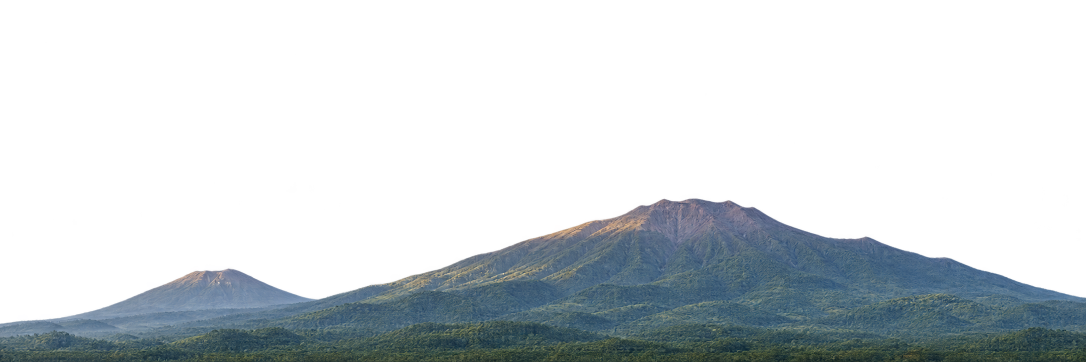
#> input picture brand/hero/landscape-v2/mountains.png, 2172 x 724 px (shown at 1/2 size); its folder holds 5 pictures in this run
$ python compose_landing_art.py ../hero/landscape-v2/house.png
#> lines starting #> are read from the running program, lines starting #| are printed output that depends on the picture
#> in footer_day, `canvas = Image.new('RGBA', (FW, FH), (0, 0, 0, 0))`: canvas: PIL image 3200x1067 RGBA; every value is 0
"""Builds the landing art that is composed rather than generated.

Sources: the hero's photographic plates in brand/hero/landscape-v2/ (sky, mountains, palms, house, terraces, each
with its own alpha) and the generated paddy scene in brand/landing/paddy-scene.png. Writes WebP files to
app/public/landing/:

  footer-terraces.webp (2400 x 800) and -1600, footer-terraces-night.webp and -1600
      The terraces with the sky cut out, so the hills rise from the page. Night: the same picture under moonlight,
      the hut's window lit, fireflies over the paddies.
  steps-frame.webp (1920 x 1080)
      Golden hour over the terraces, soft in the middle where the glass card sits.
  paddy-card.webp (1200 x 800)
      Open water from the paddy scene, no bloom, behind the glass cards on phones.
  mist-a.webp, mist-b.webp (2048 x 1024)
      Soft white cloud banks with alpha that rise over the paddy scene into the night.
  bloom-equal.webp, bloom-custom.webp, bloom-faraid.webp, cta-bloom.webp
      The generated bloom renders (brand/landing/*.png), trimmed to what is visible so the page can size them.

Run from the repository root:  python brand/landing/compose_landing_art.py [--preview DIR]
"""
from __future__ import annotations

import sys
from pathlib import Path

import numpy as np
from PIL import Image, ImageDraw, ImageFilter

ROOT = Path(__file__).resolve().parents[2]
PLATES = ROOT / 'brand' / 'hero' / 'landscape-v2'
OUT = ROOT / 'app' / 'public' / 'landing'


def plate(name: str) -> Image.Image:
#> called with name = 'mountains'
    return Image.open(PLATES / f'{name}.png').convert('RGBA')
#> returned value is the input picture: PIL image 2172x724 RGBA; mean R, G, B, A 22.3, 28.3, 31.7, 69.9


def scaled(im: Image.Image, s: float) -> Image.Image:
#> called with s = 1.47
    return im.resize((round(im.width * s), round(im.height * s)), Image.LANCZOS)
#> returned value: PIL image 3200x1067 RGBA


def tone(im: Image.Image, mul: tuple[float, float, float], add: tuple[float, float, float] = (0, 0, 0)) -> Image.Image:
#> called with mul = (0.98, 1, 1.03), add = (0, 0, 0)
    a = np.asarray(im).astype(np.float32)
    a[..., :3] = np.clip(a[..., :3] * np.array(mul) + np.array(add), 0, 255)
    return Image.fromarray(a.astype(np.uint8), im.mode)


# [4 lines left out: function save_webp, not called in this run]


def smoothstep(e0, e1, x):
    t = np.clip((x - e0) / (e1 - e0), 0, 1)
    return t * t * (3 - 2 * t)


# [11 lines left out: function fractal, not called in this run]


# ---------------------------------------------------------------- footer

FW, FH = 3200, 1067


def footer_day() -> tuple[Image.Image, dict]:
    canvas = Image.new('RGBA', (FW, FH), (0, 0, 0, 0))
    s = FW / 2172

    # The far mountains, lifted so the peak stands about a fifth of the way down.
    mountains = scaled(plate('mountains'), s)
    mountains = tone(mountains, (0.98, 1.0, 1.03))
    canvas.alpha_composite(mountains, (0, -400))
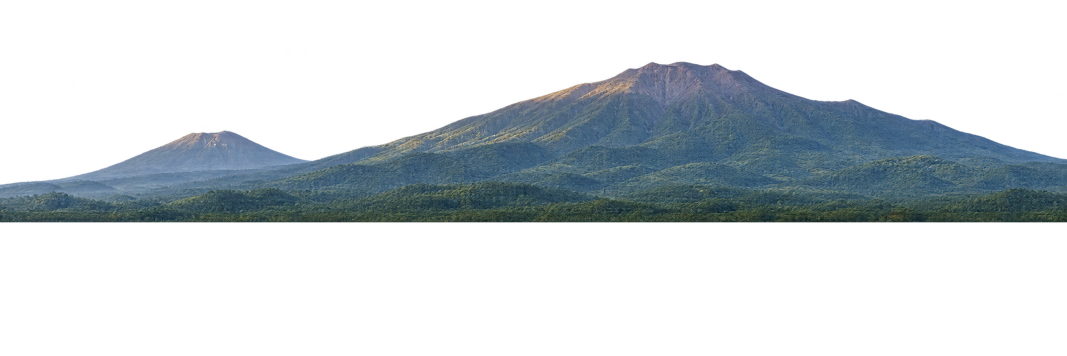
#> canvas: PIL image 3200x1067 RGBA (shown at 1/3 size); mean R, G, B, A 21.5, 28.2, 32.4, 69.9; transparent parts drawn white

    # The far terraces: the land begins a little above the middle.
    far = scaled(plate('terraces'), s)
    canvas.alpha_composite(far, (0, -290))

    # The hut, on the far terraces between the footer brand (left) and its links (right).
    house = plate('house')
    hs = 230 / house.height
    house = scaled(house, hs)
    hx, hy = round(FW * 0.355 - house.width / 2), 340
    canvas.alpha_composite(house, (hx, hy))

    # Coconut palms at both edges, the right group mirrored.
    palms = plate('palms').crop((0, 0, 1536, 1024))
    ps = 0.62
    palms = scaled(palms, ps)
    canvas.alpha_composite(palms, (-150, 690 - palms.height))
    canvas.alpha_composite(palms.transpose(Image.FLIP_LEFT_RIGHT), (FW - palms.width + 220, 720 - palms.height))

    # The near terraces, larger, mirrored and a little darker, covering the palms' feet and the lower half.
    near = plate('terraces').transpose(Image.FLIP_LEFT_RIGHT)
    near = scaled(near, 2.0)
    near = tone(near, (0.8, 0.84, 0.8))
    nx = (FW - near.width) // 2
    canvas.alpha_composite(near, (nx, FH - near.height + 30))

    # A small bloom and its pad sit on the water in front of the hut.
    bloom = Image.open(ROOT / 'brand' / 'landing' / 'cta-bloom.png').convert('RGBA')
    bloom = scaled(bloom, (FH * 0.15) / bloom.height)
    bx, by = round(FW * 0.39), round(FH * 0.57)
    shadow = Image.new('RGBA', (bloom.width, 30))
    ImageDraw.Draw(shadow).ellipse((15, 6, bloom.width - 15, 24), fill=(8, 20, 16, 95))
    shadow = shadow.filter(ImageFilter.GaussianBlur(9))
    canvas.alpha_composite(shadow, (bx, by + bloom.height - 18))
    reflection = bloom.transpose(Image.FLIP_TOP_BOTTOM).resize((bloom.width, 45), Image.LANCZOS)
    reflection.putalpha(reflection.getchannel('A').point(lambda a: round(a * 0.14)))
    canvas.alpha_composite(reflection.filter(ImageFilter.GaussianBlur(3)), (bx, by + bloom.height - 4))
    canvas.alpha_composite(bloom, (bx, by))

    # A little sharpening after the upscale.
    rgb = canvas.convert('RGB').filter(ImageFilter.UnsharpMask(radius=2, percent=60, threshold=2))
    out = rgb.convert('RGBA')
    out.putalpha(canvas.getchannel('A'))
    window = (hx + round(962 * hs), hy + round(506 * hs), hx + round(1131 * hs), hy + round(704 * hs))
    return out, {'window': window, 'seed': (bx + bloom.width * 0.49, by + bloom.height * 0.37)}


# [138 lines left out: functions footer_night, steps_frame, paddy_card, mist, trimmed, not called in this run]


def main() -> None:
    preview = None
    if '--preview' in sys.argv:
        preview = Path(sys.argv[sys.argv.index('--preview') + 1])
        preview.mkdir(parents=True, exist_ok=True)
    OUT.mkdir(parents=True, exist_ok=True)

    day, info = footer_day()
    night = footer_night(day, info)
    for im, name in ((day, 'footer-terraces'), (night, 'footer-terraces-night')):
        save_webp(im.resize((2400, 800), Image.LANCZOS), f'{name}.webp', 74)
        save_webp(im.resize((1600, round(im.height * 1600 / im.width)), Image.LANCZOS), f'{name}-1600.webp', 80)
        if preview:
            im.save(preview / f'{name}.png')

    sf = steps_frame()
    save_webp(sf, 'steps-frame.webp', 80)
    pc = paddy_card()
    save_webp(pc, 'paddy-card.webp', 80)
    for seed, name in ((3, 'mist-a'), (11, 'mist-b')):
        m = mist(seed)
        save_webp(m, f'{name}.webp', 74)
        if preview:
            m.save(preview / f'{name}.png')
    for name, width in (('bloom-equal', 900), ('bloom-custom', 900), ('bloom-faraid', 900), ('cta-bloom', 1400)):
        im = trimmed(name)
        if im.width > width:
            im = im.resize((width, round(im.height * width / im.width)), Image.LANCZOS)
        save_webp(im, f'{name}.webp', 82)
    if preview:
        sf.save(preview / 'steps-frame.png')
        pc.save(preview / 'paddy-card.png')


if __name__ == '__main__':
#> (the run stopped early here; a loop or call above may not have finished)
